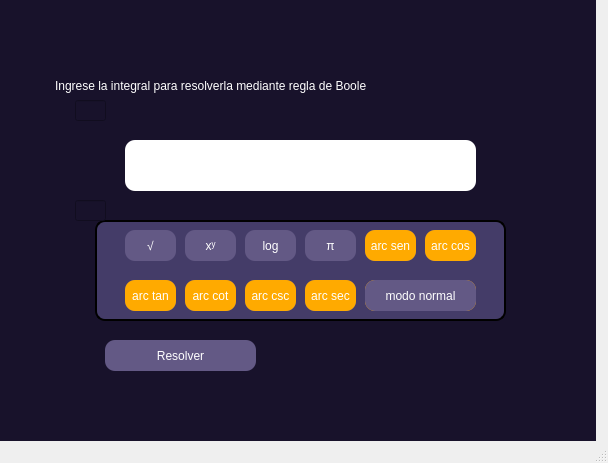
<?xml version="1.0" encoding="UTF-8"?>
<ui version="4.0">
 <class>MainWindow</class>
 <widget class="QMainWindow" name="MainWindow">
  <property name="geometry">
   <rect>
    <x>0</x>
    <y>0</y>
    <width>608</width>
    <height>463</height>
   </rect>
  </property>
  <property name="windowTitle">
   <string>MainWindow</string>
  </property>
  <widget class="QWidget" name="centralwidget">
   <widget class="QFrame" name="frame">
    <property name="geometry">
     <rect>
      <x>-25</x>
      <y>0</y>
      <width>621</width>
      <height>591</height>
     </rect>
    </property>
    <property name="styleSheet">
     <string notr="true">background-color: rgb(24, 18, 43);
color: white;</string>
    </property>
    <property name="frameShape">
     <enum>QFrame::NoFrame</enum>
    </property>
    <widget class="QLabel" name="label_5">
     <property name="geometry">
      <rect>
       <x>80</x>
       <y>60</y>
       <width>491</width>
       <height>51</height>
      </rect>
     </property>
     <property name="layoutDirection">
      <enum>Qt::LeftToRight</enum>
     </property>
     <property name="styleSheet">
      <string notr="true">color: rgb(255, 255, 255);
font: 900 13pt &quot;Segoe UI Black&quot;;</string>
     </property>
     <property name="text">
      <string>Ingrese la integral para resolverla mediante regla de Boole</string>
     </property>
    </widget>
    <widget class="QPushButton" name="resolverIntegral">
     <property name="geometry">
      <rect>
       <x>130</x>
       <y>340</y>
       <width>151</width>
       <height>31</height>
      </rect>
     </property>
     <property name="styleSheet">
      <string notr="true">QPushButton{
background-color:rgb(99, 89, 133);
font: 900 12pt &quot;Segoe UI Black&quot;;
color: rgb(255, 255, 255);
border-radius: 10px;
}
QPushButton:hover {
background-color: #a49bb0;
}
</string>
     </property>
     <property name="text">
      <string>Resolver</string>
     </property>
    </widget>
    <widget class="QLineEdit" name="funcionIntegral">
     <property name="geometry">
      <rect>
       <x>150</x>
       <y>140</y>
       <width>351</width>
       <height>51</height>
      </rect>
     </property>
     <property name="styleSheet">
      <string notr="true">background-color: white;
font: 900 10pt &quot;Segoe UI&quot;;
color:black;
border-radius: 10px</string>
     </property>
    </widget>
    <widget class="QLabel" name="label">
     <property name="geometry">
      <rect>
       <x>120</x>
       <y>220</y>
       <width>411</width>
       <height>101</height>
      </rect>
     </property>
     <property name="styleSheet">
      <string notr="true">background-color: rgb(68, 60, 104);
border: 2px  solid black;
border-radius: 10px</string>
     </property>
     <property name="text">
      <string/>
     </property>
    </widget>
    <widget class="QPushButton" name="bt_sqrt">
     <property name="geometry">
      <rect>
       <x>150</x>
       <y>230</y>
       <width>51</width>
       <height>31</height>
      </rect>
     </property>
     <property name="styleSheet">
      <string notr="true">QPushButton{
background-color:rgb(99, 89, 133);
font: 900 12pt &quot;Segoe UI Black&quot;;
color: rgb(255, 255, 255);
border-radius: 10px;
}
QPushButton:hover {
background-color: #a49bb0;
}
</string>
     </property>
     <property name="text">
      <string>√</string>
     </property>
    </widget>
    <widget class="QPushButton" name="log_bt">
     <property name="geometry">
      <rect>
       <x>270</x>
       <y>230</y>
       <width>51</width>
       <height>31</height>
      </rect>
     </property>
     <property name="styleSheet">
      <string notr="true">QPushButton{
background-color:rgb(99, 89, 133);
font: 900 12pt &quot;Segoe UI Black&quot;;
color: rgb(255, 255, 255);
border-radius: 10px;
}
QPushButton:hover {
background-color: #a49bb0;
}
</string>
     </property>
     <property name="text">
      <string>log</string>
     </property>
    </widget>
    <widget class="QPushButton" name="power_bt">
     <property name="geometry">
      <rect>
       <x>210</x>
       <y>230</y>
       <width>51</width>
       <height>31</height>
      </rect>
     </property>
     <property name="styleSheet">
      <string notr="true">QPushButton{
background-color:rgb(99, 89, 133);
font: 900 12pt &quot;Segoe UI Black&quot;;
color: rgb(255, 255, 255);
border-radius: 10px;
}
QPushButton:hover {
background-color: #a49bb0;
}
</string>
     </property>
     <property name="text">
      <string>xʸ</string>
     </property>
    </widget>
    <widget class="QPushButton" name="sen_bt">
     <property name="geometry">
      <rect>
       <x>390</x>
       <y>230</y>
       <width>51</width>
       <height>31</height>
      </rect>
     </property>
     <property name="styleSheet">
      <string notr="true">QPushButton{
background-color:rgb(99, 89, 133);
font: 900 12pt &quot;Segoe UI Black&quot;;
color: rgb(255, 255, 255);
border-radius: 10px;
}
QPushButton:hover {
background-color: #a49bb0;
}
</string>
     </property>
     <property name="text">
      <string>sen</string>
     </property>
    </widget>
    <widget class="QPushButton" name="cos_bt">
     <property name="geometry">
      <rect>
       <x>450</x>
       <y>230</y>
       <width>51</width>
       <height>31</height>
      </rect>
     </property>
     <property name="styleSheet">
      <string notr="true">QPushButton{
background-color:rgb(99, 89, 133);
font: 900 12pt &quot;Segoe UI Black&quot;;
color: rgb(255, 255, 255);
border-radius: 10px;
}
QPushButton:hover {
background-color: #a49bb0;
}
</string>
     </property>
     <property name="text">
      <string>cos</string>
     </property>
    </widget>
    <widget class="QPushButton" name="tan_bt">
     <property name="geometry">
      <rect>
       <x>150</x>
       <y>280</y>
       <width>51</width>
       <height>31</height>
      </rect>
     </property>
     <property name="styleSheet">
      <string notr="true">QPushButton{
background-color:rgb(99, 89, 133);
font: 900 12pt &quot;Segoe UI Black&quot;;
color: rgb(255, 255, 255);
border-radius: 10px;
}
QPushButton:hover {
background-color: #a49bb0;
}
</string>
     </property>
     <property name="text">
      <string>tan</string>
     </property>
    </widget>
    <widget class="QPushButton" name="cot_bt">
     <property name="geometry">
      <rect>
       <x>210</x>
       <y>280</y>
       <width>51</width>
       <height>31</height>
      </rect>
     </property>
     <property name="styleSheet">
      <string notr="true">QPushButton{
background-color:rgb(99, 89, 133);
font: 900 12pt &quot;Segoe UI Black&quot;;
color: rgb(255, 255, 255);
border-radius: 10px;
}
QPushButton:hover {
background-color: #a49bb0;
}
</string>
     </property>
     <property name="text">
      <string>cot</string>
     </property>
    </widget>
    <widget class="QPushButton" name="csc_bt">
     <property name="geometry">
      <rect>
       <x>270</x>
       <y>280</y>
       <width>51</width>
       <height>31</height>
      </rect>
     </property>
     <property name="styleSheet">
      <string notr="true">QPushButton{
background-color:rgb(99, 89, 133);
font: 900 12pt &quot;Segoe UI Black&quot;;
color: rgb(255, 255, 255);
border-radius: 10px;
}
QPushButton:hover {
background-color: #a49bb0;
}
</string>
     </property>
     <property name="text">
      <string>csc</string>
     </property>
    </widget>
    <widget class="QPushButton" name="sec_bt">
     <property name="geometry">
      <rect>
       <x>330</x>
       <y>280</y>
       <width>51</width>
       <height>31</height>
      </rect>
     </property>
     <property name="styleSheet">
      <string notr="true">QPushButton{
background-color:rgb(99, 89, 133);
font: 900 12pt &quot;Segoe UI Black&quot;;
color: rgb(255, 255, 255);
border-radius: 10px;
}
QPushButton:hover {
background-color: #a49bb0;
}
</string>
     </property>
     <property name="text">
      <string>sec</string>
     </property>
    </widget>
    <widget class="QPushButton" name="arc_bt">
     <property name="geometry">
      <rect>
       <x>390</x>
       <y>280</y>
       <width>111</width>
       <height>31</height>
      </rect>
     </property>
     <property name="styleSheet">
      <string notr="true">QPushButton{
background-color: rgb(255, 170, 0);
font: 900 12pt &quot;Segoe UI Black&quot;;
color: rgb(255, 255, 255);
border-radius: 10px;
}
QPushButton:hover {
background-color: rgb(254, 204, 25);
}
</string>
     </property>
     <property name="text">
      <string>modo arc</string>
     </property>
    </widget>
    <widget class="QPushButton" name="pi_bt">
     <property name="geometry">
      <rect>
       <x>330</x>
       <y>230</y>
       <width>51</width>
       <height>31</height>
      </rect>
     </property>
     <property name="styleSheet">
      <string notr="true">QPushButton{
background-color:rgb(99, 89, 133);
font: 900 12pt &quot;Segoe UI Black&quot;;
color: rgb(255, 255, 255);
border-radius: 10px;
}
QPushButton:hover {
background-color: #a49bb0;
}
</string>
     </property>
     <property name="text">
      <string>π</string>
     </property>
    </widget>
    <widget class="QPushButton" name="arcsen_bt">
     <property name="geometry">
      <rect>
       <x>390</x>
       <y>230</y>
       <width>51</width>
       <height>31</height>
      </rect>
     </property>
     <property name="styleSheet">
      <string notr="true">QPushButton{
background-color: rgb(255, 170, 0);
font: 900 8pt &quot;Segoe UI Black&quot;;
color: rgb(255, 255, 255);
border-radius: 10px;
}
QPushButton:hover {
background-color: rgb(254, 204, 25);
}
</string>
     </property>
     <property name="text">
      <string>arc sen</string>
     </property>
    </widget>
    <widget class="QPushButton" name="arccos_bt">
     <property name="geometry">
      <rect>
       <x>450</x>
       <y>230</y>
       <width>51</width>
       <height>31</height>
      </rect>
     </property>
     <property name="styleSheet">
      <string notr="true">QPushButton{
background-color: rgb(255, 170, 0);
font: 900 8pt &quot;Segoe UI Black&quot;;
color: rgb(255, 255, 255);
border-radius: 10px;
}
QPushButton:hover {
background-color: rgb(254, 204, 25);
}
</string>
     </property>
     <property name="text">
      <string>arc cos</string>
     </property>
    </widget>
    <widget class="QPushButton" name="arctan_bt">
     <property name="geometry">
      <rect>
       <x>150</x>
       <y>280</y>
       <width>51</width>
       <height>31</height>
      </rect>
     </property>
     <property name="styleSheet">
      <string notr="true">QPushButton{
background-color: rgb(255, 170, 0);
font: 900 8pt &quot;Segoe UI Black&quot;;
color: rgb(255, 255, 255);
border-radius: 10px;
}
QPushButton:hover {
background-color: rgb(254, 204, 25);
}
</string>
     </property>
     <property name="text">
      <string>arc tan</string>
     </property>
    </widget>
    <widget class="QPushButton" name="arccot_bt">
     <property name="geometry">
      <rect>
       <x>210</x>
       <y>280</y>
       <width>51</width>
       <height>31</height>
      </rect>
     </property>
     <property name="styleSheet">
      <string notr="true">QPushButton{
background-color: rgb(255, 170, 0);
font: 900 8pt &quot;Segoe UI Black&quot;;
color: rgb(255, 255, 255);
border-radius: 10px;
}
QPushButton:hover {
background-color: rgb(254, 204, 25);
}
</string>
     </property>
     <property name="text">
      <string>arc cot</string>
     </property>
    </widget>
    <widget class="QPushButton" name="arccsc_bt">
     <property name="geometry">
      <rect>
       <x>270</x>
       <y>280</y>
       <width>51</width>
       <height>31</height>
      </rect>
     </property>
     <property name="styleSheet">
      <string notr="true">QPushButton{
background-color: rgb(255, 170, 0);
font: 900 8pt &quot;Segoe UI Black&quot;;
color: rgb(255, 255, 255);
border-radius: 10px;
}
QPushButton:hover {
background-color: rgb(254, 204, 25);
}
</string>
     </property>
     <property name="text">
      <string>arc csc</string>
     </property>
    </widget>
    <widget class="QPushButton" name="arcsec_bt">
     <property name="geometry">
      <rect>
       <x>330</x>
       <y>280</y>
       <width>51</width>
       <height>31</height>
      </rect>
     </property>
     <property name="styleSheet">
      <string notr="true">QPushButton{
background-color: rgb(255, 170, 0);
font: 900 8pt &quot;Segoe UI Black&quot;;
color: rgb(255, 255, 255);
border-radius: 10px;
}
QPushButton:hover {
background-color: rgb(254, 204, 25);
}
</string>
     </property>
     <property name="text">
      <string>arc sec</string>
     </property>
    </widget>
    <widget class="QPushButton" name="arc_bt_2">
     <property name="geometry">
      <rect>
       <x>390</x>
       <y>280</y>
       <width>111</width>
       <height>31</height>
      </rect>
     </property>
     <property name="styleSheet">
      <string notr="true">QPushButton{
background-color:rgb(99, 89, 133);
font: 900 12pt &quot;Segoe UI Black&quot;;
color: rgb(255, 255, 255);
border-radius: 10px;
}
QPushButton:hover {
background-color: #a49bb0;
}
</string>
     </property>
     <property name="text">
      <string>modo normal</string>
     </property>
    </widget>
    <widget class="QLabel" name="label_2">
     <property name="geometry">
      <rect>
       <x>70</x>
       <y>110</y>
       <width>81</width>
       <height>101</height>
      </rect>
     </property>
     <property name="mouseTracking">
      <bool>false</bool>
     </property>
     <property name="styleSheet">
      <string notr="true"> background-color: rgba(0,0,0,0);</string>
     </property>
     <property name="text">
      <string/>
     </property>
     <property name="textFormat">
      <enum>Qt::PlainText</enum>
     </property>
     <property name="pixmap">
      <pixmap resource="iconos.qrc">:/icons/integralsigno.png</pixmap>
     </property>
     <property name="scaledContents">
      <bool>true</bool>
     </property>
    </widget>
    <widget class="QLineEdit" name="limInferior">
     <property name="geometry">
      <rect>
       <x>100</x>
       <y>100</y>
       <width>31</width>
       <height>21</height>
      </rect>
     </property>
     <property name="styleSheet">
      <string notr="true">color: rgb(255, 255, 255);
font: 900 13pt &quot;Segoe UI Black&quot;;</string>
     </property>
     <property name="text">
      <string/>
     </property>
    </widget>
    <widget class="QLineEdit" name="limSuperior">
     <property name="geometry">
      <rect>
       <x>100</x>
       <y>200</y>
       <width>31</width>
       <height>21</height>
      </rect>
     </property>
     <property name="styleSheet">
      <string notr="true">color: rgb(255, 255, 255);
font: 900 13pt &quot;Segoe UI Black&quot;;</string>
     </property>
     <property name="text">
      <string/>
     </property>
    </widget>
   </widget>
  </widget>
  <widget class="QStatusBar" name="statusbar"/>
 </widget>
 <resources>
  <include location="iconos.qrc"/>
 </resources>
 <connections/>
</ui>
